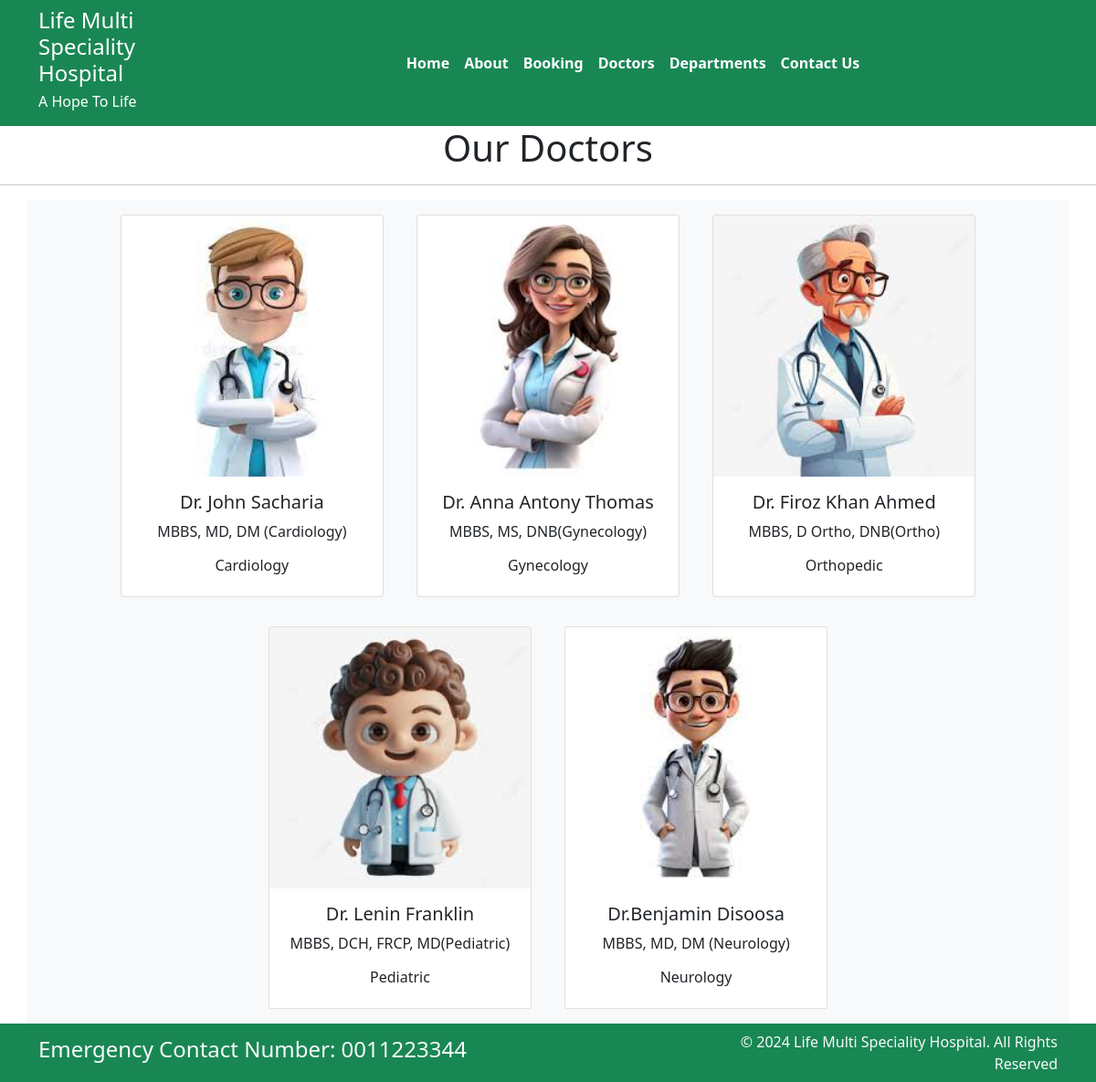
Page /doctors on the committed database.
### home/models.py (models this page shows, shortened)
class Doctors(models.Model):
    doc_name = models.CharField(max_length=255)
    doc_spec = models.CharField(max_length=255)
    dep_name = models.ForeignKey(Departments, on_delete=models.CASCADE)
    doc_image = models.ImageField(upload_to='doctors')

class Departments(models.Model):
    dept_name = models.CharField(max_length=100)
    dept_description = models.TextField()
    def __str__(self):
        return self.dept_name

### home/views.py (the view)
# urls.py: path('doctors', views.doctors, name = 'doctors'),
def doctors(request):
    dict_docs = {
        'doctors': Doctors.objects.all()
    }
    return render(request, 'doctors.html', dict_docs)

### templates/doctors.html (shortened to what this page needs)
{% extends 'base.html' %}
{% block content %}
<h1 class="text-center">Our Doctors</h1>
<hr>
<div class="container text-center bg-light">
    {% for d in doctors %}
    <div class="card text-center mx-3 my-3" style="width: 18rem;display:inline-block">
        <img src="{{d.doc_image.url}}" class="card-img-top" alt="...">
        <div class="card-body">
          <h5 class="card-title">{{d.doc_name}}</h5>
          <p class="card-text">{{d.doc_spec}}</p>
          <h6>{{d.dep_name}}</h6>
        </div>
      </div>
    {% endfor %}
</div>
{% endblock %}

### templates/base.html (shortened to what this page needs)
{% load static %}
<!DOCTYPE html>
<html>
  <head>
    <link rel="stylesheet"
      href=" https://cdn.jsdelivr.net/npm/bootstrap@5.1.3/dist/css/bootstrap.min.css ">
    <link rel="stylesheet"
      href="https://use.fontawesome.com/releases/v5.2.0/css/all.css">
      <link rel="stylesheet"
       href="{% static '/css/style.css'%}">
  </head>
  <body>
    <nav class="navbar bg-success navbar-expand-md ">
      <div class="container">
        <div class="col-2 text-left pl-md-0">
          <h4 class="text-white"> Life Multi Speciality Hospital </h4>
          <h6 class="text-white"> A Hope To Life </h6>
        </div>
        <div
          class="collapse navbar-collapse justify-content-center col-md-8 navbar-collapse-3">
          <ul class="navbar-nav justify-content-center  fw-bold">
            <li class="nav-item active">
              <a class="nav-link text-white" href="{% url 'home' %}">Home </a>
            </li>
            <li class="nav-item">
              <a class="nav-link text-white" href="{% url 'about' %}">About</a>
            </li>
            <li class="nav-item">
              <a class="nav-link text-white" href="{% url 'booking' %}">Booking</a>
            </li>
            <li class="nav-item">
              <a class="nav-link text-white" href="{% url 'doctors' %}">Doctors</a>
            </li>
			 <li class="nav-item">
              <a class="nav-link text-white" href="{% url 'departments' %}">Departments</a>
            </li>
            <li class="nav-item">
              <a class="nav-link text-white" href="{% url 'contact' %}">Contact Us</a>
            </li>
          </ul>
        </div>
      </div>
    </nav>
    {% block content %} {% endblock %}
    <section class="">
      <footer class="pt-2 pb-2  bg-success text-light">
        <div class="container">
          <div class="row align-items-center">
            <div class="col-12 col-md-8">
              <h4>Emergency Contact Number: 0011223344</h4>
            </div>
            <div class="col-12 col-md-4 mt-4 mt-md-0 text-center text-md-end">
              © 2024 Life Multi Speciality Hospital. All Rights Reserved
            </div>
          </div>
        </div>
      </footer>
    </section>
  </body>
</html>

### rows in the picture
Doctors: doc_image (picture), doc_name "Dr. John Sacharia", doc_spec "MBBS, MD, DM (Cardiology)", dep_name "Cardiology"
Doctors: doc_image (picture), doc_name "Dr. Anna Antony Thomas", doc_spec "MBBS, MS, DNB(Gynecology)", dep_name "Gynecology"
Doctors: doc_image (picture), doc_name "Dr. Firoz Khan Ahmed", doc_spec "MBBS, D Ortho, DNB(Ortho)", dep_name "Orthopedic"
Doctors: doc_image (picture), doc_name "Dr. Lenin Franklin", doc_spec "MBBS, DCH, FRCP, MD(Pediatric)", dep_name "Pediatric"
Doctors: doc_image (picture), doc_name "Dr.Benjamin Disoosa", doc_spec "MBBS, MD, DM (Neurology)", dep_name "Neurology"
